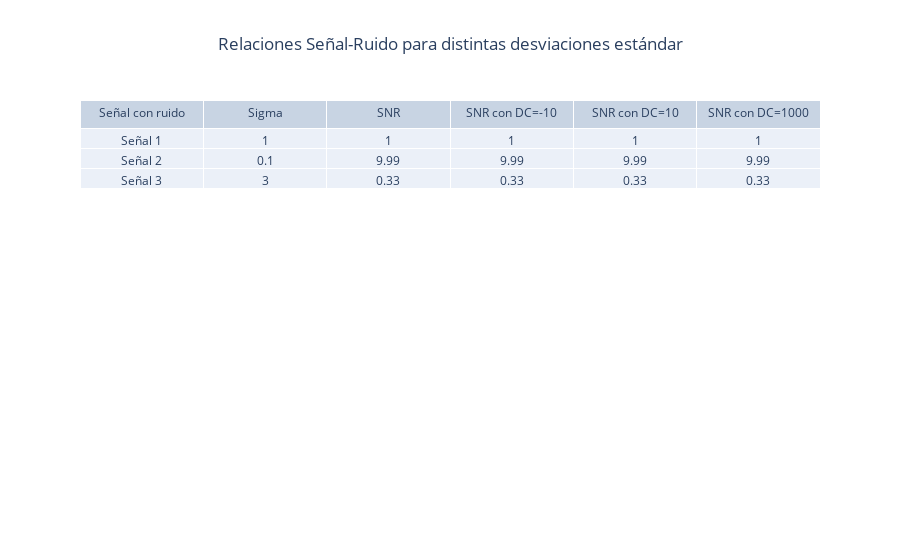

Notebook code cell kept with this figure:
### Markdown cell above
Se calcula SNR a cada señal con componente de continua

### Code cell
SNR4 = Señal_Ruido(AX1_C1,sigma1,fs/f0)
SNR5 = Señal_Ruido(AX2_C1,sigma2,fs/f0)
SNR6 = Señal_Ruido(AX3_C1,sigma3,fs/f0)

SNR7 = Señal_Ruido(AX1_C2,sigma1,fs/f0)
SNR8 = Señal_Ruido(AX2_C2,sigma2,fs/f0)
SNR9 = Señal_Ruido(AX3_C2,sigma3,fs/f0)

SNR10 = Señal_Ruido(AX1_C3,sigma1,fs/f0)
SNR11 = Señal_Ruido(AX2_C3,sigma2,fs/f0)
SNR12 = Señal_Ruido(AX3_C3,sigma3,fs/f0)

DC_SNR_layout = go.Layout(
    title='Relaciones Señal-Ruido para distintas desviaciones estándar',
    title_x=0.5,
    margin=go.layout.Margin(
        autoexpand=True
    )
)

fig4 = go.Figure(data=[go.Table(header=dict(values=['Señal con ruido', 'Sigma', 'SNR', 'SNR con DC=-10', 'SNR con DC=10', 'SNR con DC=1000'],align='center'),
                cells=dict(values=[["Señal 1", "Señal 2", "Señal 3"], [sigma1, sigma2, sigma3] , [SNR1, SNR2, SNR3], [SNR4, SNR5, SNR6], [SNR7, SNR8, SNR9], [SNR10, SNR11, SNR12]],align='center'))
                ],
                layout=DC_SNR_layout)
fig4.show()

### Figure 1 — Plotly figure (JSON) as saved in the notebook; plotly's stock layout.template omitted (floating-point values rounded to 4 significant figures)
{"data": [{"cells": {"align": "center", "values": [["Señal 1", "Señal 2", "Señal 3"], [1, 0.1, 3], [1, 9.99, 0.33], [1, 9.99, 0.33], [1, 9.99, 0.33], [1, 9.99, 0.33]]}, "header": {"align": "center", "values": ["Señal con ruido", "Sigma", "SNR", "SNR con DC=-10", "SNR con DC=10", "SNR con DC=1000"]}, "type": "table"}], "layout": {"margin": {"autoexpand": true}, "title": {"text": "Relaciones Señal-Ruido para distintas desviaciones estándar", "x": 0.5}}}
